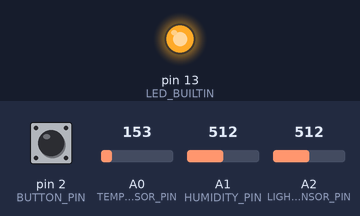
The sketch below on a simulated Arduino Uno, built with avr-gcc and run on an emulated ATmega328P. On the bench: output pins drawn as LEDs (lit = HIGH). The inputs (shaded band) are chosen by the test bench; at power-on: pin 2 (BUTTON_PIN) HIGH, A0 (TEMP_SENSOR_PIN) = 153, A1 (HUMIDITY_PIN) = 512, A2 (LIGHT_SENSOR_PIN) = 512. Random numbers use the default seed unless the sketch sets one; what the sketch prints to the serial monitor is not drawn.

Above: at 0.01 s.
At 14.9 s:
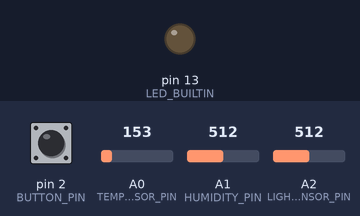
15.0 s: pin 2 (BUTTON_PIN) pulled LOW for 0.15 s
22.0 s: pin 2 (BUTTON_PIN) pulled LOW for 1 s
Timing chart, 0 to 46.9 s (numbered marks = the images above; inputs shaded):
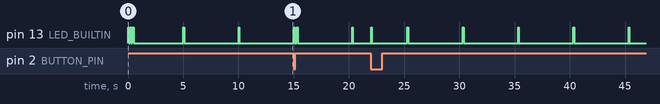

The sketch:

iot_sensor.ino
```cpp
/*
 * iot_sensor.ino - constrained iot device simulation
 * arduino uno sends sensor data to fog gateway (raspberry pi)
 *
 * architecture: arduino --[serial]--> rpi fog gateway --[pre]--> cloud
 *
 * note: arduino uno (2kb sram, 32kb flash) too constrained for kyber
 * so we use lightweight xor enc with psk for device-side protection
 * real security comes from kyber at fog gateway
 */

// ---- config ----
#define BAUD_RATE 9600
#define SENSOR_INTERVAL_MS 5000    // send data every 5 sec
#define MAX_MESSAGE_LEN 128
#define DEVICE_ID "ARDUINO_IOT_001"

// pre-shared key for lightweight enc (shared with gateway)
// in production: use secure provisioning
const byte PSK[16] = {
  0x4B, 0x59, 0x42, 0x45, 0x52, 0x5F, 0x49, 0x4F,  // "KYBER_IO"
  0x54, 0x5F, 0x50, 0x53, 0x4B, 0x5F, 0x30, 0x31   // "T_PSK_01"
};

// ---- simulated sensor pins ----
// if using real sensors, connect to these pins
const int TEMP_SENSOR_PIN = A0;     // analog temp sensor (or pot for sim)
const int HUMIDITY_PIN = A1;        // analog humidity (or pot for sim)
const int LIGHT_SENSOR_PIN = A2;    // photoresistor
const int BUTTON_PIN = 2;           // manual trigger button

// ---- state vars ----
unsigned long lastSendTime = 0;
unsigned long messageCounter = 0;
bool buttonPressed = false;

// ---- function prototypes ----
void readSensors(float &temp, float &humidity, int &light);
void encryptAndSend(const char* data, int len);
void xorEncrypt(byte* data, int len);
int buildMessage(char* buffer, float temp, float humidity, int light);

void setup() {
  // init serial to rpi
  Serial.begin(BAUD_RATE);

  // wait for serial ready
  while (!Serial) {
    ; // wait (needed for native usb)
  }

  // init pins
  pinMode(TEMP_SENSOR_PIN, INPUT);
  pinMode(HUMIDITY_PIN, INPUT);
  pinMode(LIGHT_SENSOR_PIN, INPUT);
  pinMode(BUTTON_PIN, INPUT_PULLUP);
  pinMode(LED_BUILTIN, OUTPUT);

  // startup blink
  for (int i = 0; i < 3; i++) {
    digitalWrite(LED_BUILTIN, HIGH);
    delay(100);
    digitalWrite(LED_BUILTIN, LOW);
    delay(100);
  }

  // send init msg
  Serial.println("# INIT: " DEVICE_ID " online");
  delay(1000);
}

void loop() {
  unsigned long now = millis();

  // check button for manual trigger
  if (digitalRead(BUTTON_PIN) == LOW && !buttonPressed) {
    buttonPressed = true;
    sendSensorData();
    delay(200);  // debounce
  }
  if (digitalRead(BUTTON_PIN) == HIGH) {
    buttonPressed = false;
  }

  // periodic send
  if (now - lastSendTime >= SENSOR_INTERVAL_MS) {
    lastSendTime = now;
    sendSensorData();
  }

  // check for cmds from gateway
  if (Serial.available() > 0) {
    handleIncoming();
  }

  delay(10);
}

void sendSensorData() {
  float temp, humidity;
  int light;
  char msgBuffer[MAX_MESSAGE_LEN];

  // read sensors
  readSensors(temp, humidity, light);

  // build json-like msg
  int msgLen = buildMessage(msgBuffer, temp, humidity, light);

  // blink led to indicate send
  digitalWrite(LED_BUILTIN, HIGH);

  // encrypt and send
  encryptAndSend(msgBuffer, msgLen);

  digitalWrite(LED_BUILTIN, LOW);

  messageCounter++;
}

void readSensors(float &temp, float &humidity, int &light) {
  /*
   * sensor reading - can use real sensors or simulate
   * for demo: using analog pins with potentiometers or
   * generating simulated values if nothing connected
   */

  // read analog vals (0-1023)
  int tempRaw = analogRead(TEMP_SENSOR_PIN);
  int humidRaw = analogRead(HUMIDITY_PIN);
  int lightRaw = analogRead(LIGHT_SENSOR_PIN);

  // convert to realistic values
  // temp: map 0-1023 to -10 to 50 celsius
  temp = map(tempRaw, 0, 1023, -100, 500) / 10.0;

  // humidity: map 0-1023 to 0-100%
  humidity = map(humidRaw, 0, 1023, 0, 100);

  // light: keep as lux approximation
  light = map(lightRaw, 0, 1023, 0, 1000);

  // if pins floating (no sensors), generate simulated data
  // detect floating by checking if readings are noisy/mid-range
  static float simTemp = 22.0;
  static float simHumid = 55.0;
  static int simLight = 500;

  // simple noise detection - if readings cluster around 512 with variation
  bool maybeFloating = (tempRaw > 400 && tempRaw < 600);

  if (maybeFloating) {
    // use simulated values with small variations
    simTemp += random(-10, 11) / 10.0;
    simTemp = constrain(simTemp, 15.0, 35.0);

    simHumid += random(-20, 21) / 10.0;
    simHumid = constrain(simHumid, 30.0, 80.0);

    simLight += random(-50, 51);
    simLight = constrain(simLight, 100, 900);

    temp = simTemp;
    humidity = simHumid;
    light = simLight;
  }
}

int buildMessage(char* buffer, float temp, float humidity, int light) {
  /*
   * build json-style sensor payload
   * format: {"id":"xxx","seq":n,"t":xx.x,"h":xx.x,"l":xxx,"ts":xxx}
   */
  return snprintf(buffer, MAX_MESSAGE_LEN,
    "{\"id\":\"%s\",\"seq\":%lu,\"t\":%.1f,\"h\":%.1f,\"l\":%d,\"ts\":%lu}",
    DEVICE_ID, messageCounter, temp, humidity, light, millis()
  );
}

void xorEncrypt(byte* data, int len) {
  /*
   * lightweight xor enc with psk
   * simple but provides basic confidentiality for wire
   * real sec from kyber at gateway
   */
  for (int i = 0; i < len; i++) {
    data[i] ^= PSK[i % 16];
  }
}

void encryptAndSend(const char* data, int len) {
  /*
   * encrypt data and send over serial
   * format: ENC:<base64_of_encrypted_data>\n
   */
  byte encrypted[MAX_MESSAGE_LEN];
  memcpy(encrypted, data, len);

  // xor encrypt
  xorEncrypt(encrypted, len);

  // send as hex (simpler than base64 for arduino)
  Serial.print("ENC:");
  for (int i = 0; i < len; i++) {
    if (encrypted[i] < 16) Serial.print('0');
    Serial.print(encrypted[i], HEX);
  }
  Serial.println();
}

void handleIncoming() {
  /*
   * handle commands from gateway
   * supported: PING, CONFIG, ACK
   */
  String cmd = Serial.readStringUntil('\n');
  cmd.trim();

  if (cmd == "PING") {
    Serial.println("PONG:" DEVICE_ID);
  }
  else if (cmd.startsWith("CONFIG:")) {
    // parse config update (e.g., interval)
    String cfg = cmd.substring(7);
    if (cfg.startsWith("INTERVAL:")) {
      // could update SENSOR_INTERVAL_MS here
      Serial.println("ACK:CONFIG");
    }
  }
  else if (cmd == "STATUS") {
    Serial.print("STATUS:");
    Serial.print(DEVICE_ID);
    Serial.print(",msgs:");
    Serial.print(messageCounter);
    Serial.print(",uptime:");
    Serial.println(millis());
  }
}

/*
 * wiring diagram for real sensors:
 *
 * TEMP (TMP36):     VCC--[TMP36]--GND, OUT-->A0
 * HUMIDITY (DHT11): VCC--[DHT11]--GND, DATA-->A1 (needs lib)
 * LIGHT (LDR):      VCC--[LDR]--A2--[10k]--GND
 * BUTTON:           PIN2--[BTN]--GND (internal pullup)
 *
 * for simulation: use potentiometers on A0, A1, A2
 * or just let pins float for auto-simulated data
 */
```
